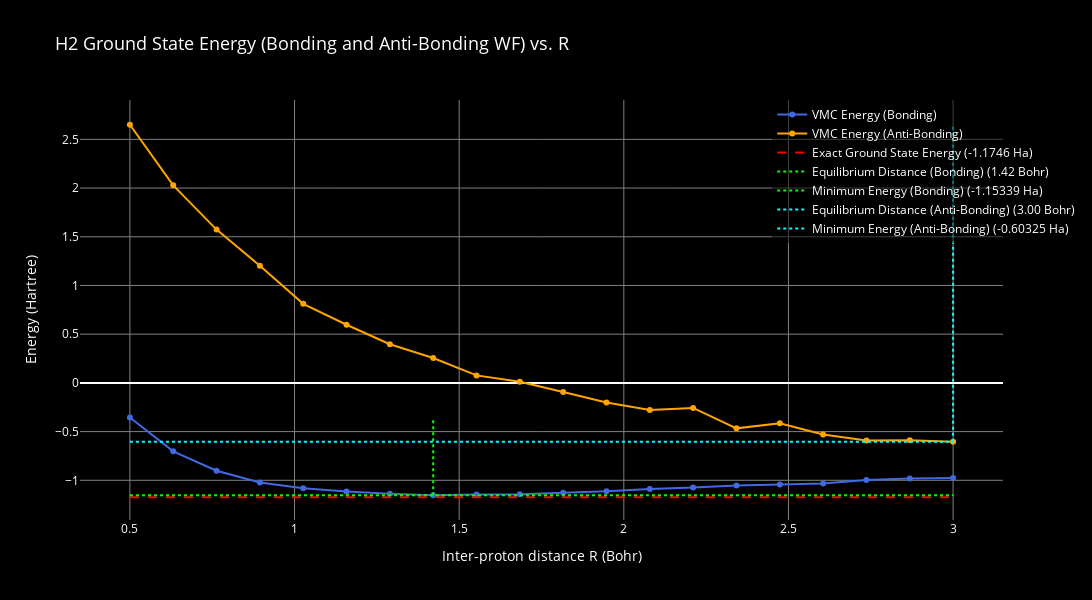

Write notebook code for a chart like this one.
### Code cell
fig = go.Figure()

fig.add_trace(go.Scatter(
    x=results_bonding_arr[:, 0],
    y=results_bonding_arr[:, 1],
    mode='lines+markers',
    name='VMC Energy (Bonding)',
    line=dict(color='royalblue')
))

fig.add_trace(go.Scatter(
    x=results_anti_bonding_arr[:, 0],
    y=results_anti_bonding_arr[:, 1],
    mode='lines+markers',
    name='VMC Energy (Anti-Bonding)',
    line=dict(color='orange')
))

fig.add_trace(go.Scatter(
    x=[R_values[0], R_values[-1]],
    y=[-1.17460, -1.17460],
    mode='lines',
    name='Exact Ground State Energy (-1.1746 Ha)',
    line=dict(color='red', dash='dash')
))

min_bonding_idx = np.argmin(results_bonding_arr[:, 1])
min_bonding_R = results_bonding_arr[min_bonding_idx, 0]
min_bonding_energy = results_bonding_arr[min_bonding_idx, 1]

fig.add_trace(go.Scatter(
    x=[min_bonding_R, min_bonding_R],
    y=[min(results_bonding_arr[:, 1]), max(results_bonding_arr[:, 1])],
    mode='lines',
    name=f'Equilibrium Distance (Bonding) ({min_bonding_R:.2f} Bohr)',
    line=dict(color='lime', dash='dot')
))

fig.add_trace(go.Scatter(
    x=[R_values[0], R_values[-1]],
    y=[min_bonding_energy, min_bonding_energy],
    mode='lines',
    name=f'Minimum Energy (Bonding) ({min_bonding_energy:.5f} Ha)',
    line=dict(color='lime', dash='dot')
))

min_anti_bonding_idx = np.argmin(results_anti_bonding_arr[:, 1])
min_anti_bonding_R = results_anti_bonding_arr[min_anti_bonding_idx, 0]
min_anti_bonding_energy = results_anti_bonding_arr[min_anti_bonding_idx, 1]

fig.add_trace(go.Scatter(
    x=[min_anti_bonding_R, min_anti_bonding_R],
    y=[min(results_anti_bonding_arr[:, 1]), max(results_anti_bonding_arr[:, 1])],
    mode='lines',
    name=f'Equilibrium Distance (Anti-Bonding) ({min_anti_bonding_R:.2f} Bohr)',
    line=dict(color='cyan', dash='dot')
))

fig.add_trace(go.Scatter(
    x=[R_values[0], R_values[-1]],
    y=[min_anti_bonding_energy, min_anti_bonding_energy],
    mode='lines',
    name=f'Minimum Energy (Anti-Bonding) ({min_anti_bonding_energy:.5f} Ha)',
    line=dict(color='cyan', dash='dot')
))

fig.update_layout(
    title="H2 Ground State Energy (Bonding and Anti-Bonding WF) vs. R",
    xaxis_title="Inter-proton distance R (Bohr)",
    yaxis_title="Energy (Hartree)",
    width=1200, height=600, showlegend=True,
    plot_bgcolor='black', paper_bgcolor='black', font=dict(color='white'),
    title_font=dict(size=18, color='white'),
    legend=dict(x=0.75, y=1, traceorder='normal', font=dict(size=12, color='white'), bgcolor='rgba(0, 0, 0, 0.5)'),
    xaxis=dict(showgrid=True, gridwidth=1, gridcolor='gray'),
    yaxis=dict(showgrid=True, gridwidth=1, gridcolor='gray')
)

fig.show()

### Figure 1 — Plotly figure (JSON) as saved in the notebook; plotly's stock layout.template omitted (floating-point values rounded to 4 significant figures)
{"data": [{"line": {"color": "royalblue"}, "mode": "lines+markers", "name": "VMC Energy (Bonding)", "type": "scatter", "x": [0.5, 0.6316, 0.7632, 0.8947, 1.026, 1.158, 1.289, 1.421, 1.553, 1.684, 1.816, 1.947, 2.079, 2.211, 2.342, 2.474, 2.605, 2.737, 2.868, 3], "y": [-0.356, -0.7023, -0.9017, -1.023, -1.081, -1.116, -1.138, -1.153, -1.146, -1.142, -1.128, -1.113, -1.088, -1.075, -1.052, -1.044, -1.032, -0.998, -0.9822, -0.9771]}, {"line": {"color": "orange"}, "mode": "lines+markers", "name": "VMC Energy (Anti-Bonding)", "type": "scatter", "x": [0.5, 0.6316, 0.7632, 0.8947, 1.026, 1.158, 1.289, 1.421, 1.553, 1.684, 1.816, 1.947, 2.079, 2.211, 2.342, 2.474, 2.605, 2.737, 2.868, 3], "y": [2.65, 2.028, 1.574, 1.203, 0.8119, 0.5967, 0.3969, 0.2555, 0.07713, 0.0127, -0.09392, -0.2017, -0.2793, -0.257, -0.4667, -0.4155, -0.5307, -0.5911, -0.5885, -0.6033]}, {"line": {"color": "red", "dash": "dash"}, "mode": "lines", "name": "Exact Ground State Energy (-1.1746 Ha)", "type": "scatter", "x": [0.5, 3], "y": [-1.175, -1.175]}, {"line": {"color": "lime", "dash": "dot"}, "mode": "lines", "name": "Equilibrium Distance (Bonding) (1.42 Bohr)", "type": "scatter", "x": [1.421, 1.421], "y": [-1.153, -0.356]}, {"line": {"color": "lime", "dash": "dot"}, "mode": "lines", "name": "Minimum Energy (Bonding) (-1.15339 Ha)", "type": "scatter", "x": [0.5, 3], "y": [-1.153, -1.153]}, {"line": {"color": "cyan", "dash": "dot"}, "mode": "lines", "name": "Equilibrium Distance (Anti-Bonding) (3.00 Bohr)", "type": "scatter", "x": [3, 3], "y": [-0.6033, 2.65]}, {"line": {"color": "cyan", "dash": "dot"}, "mode": "lines", "name": "Minimum Energy (Anti-Bonding) (-0.60325 Ha)", "type": "scatter", "x": [0.5, 3], "y": [-0.6033, -0.6033]}], "layout": {"font": {"color": "white"}, "height": 600, "legend": {"bgcolor": "rgba(0, 0, 0, 0.5)", "font": {"color": "white", "size": 12}, "traceorder": "normal", "x": 0.75, "y": 1}, "paper_bgcolor": "black", "plot_bgcolor": "black", "showlegend": true, "title": {"font": {"color": "white", "size": 18}, "text": "H2 Ground State Energy (Bonding and Anti-Bonding WF) vs. R"}, "width": 1200, "xaxis": {"gridcolor": "gray", "gridwidth": 1, "showgrid": true, "title": {"text": "Inter-proton distance R (Bohr)"}}, "yaxis": {"gridcolor": "gray", "gridwidth": 1, "showgrid": true, "title": {"text": "Energy (Hartree)"}}}}
